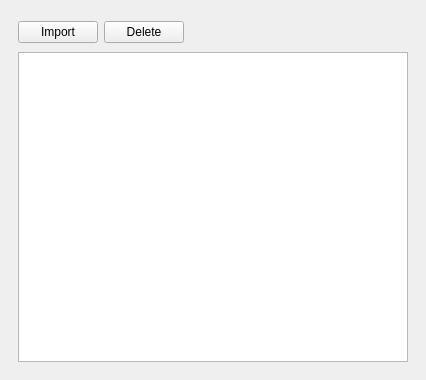
<?xml version="1.0" encoding="UTF-8"?>
<ui version="4.0">
 <class>mediaObjectDock</class>
 <widget class="QDockWidget" name="mediaObjectDock">
  <property name="geometry">
   <rect>
    <x>0</x>
    <y>0</y>
    <width>426</width>
    <height>380</height>
   </rect>
  </property>
  <property name="windowTitle">
   <string>Media Objects</string>
  </property>
  <widget class="QWidget" name="dockWidgetContents">
   <layout class="QVBoxLayout" name="verticalLayout_2">
    <item>
     <widget class="QWidget" name="widget" native="true">
      <layout class="QVBoxLayout" name="verticalLayout">
       <item>
        <layout class="QHBoxLayout" name="horizontalLayout">
         <item>
          <widget class="QPushButton" name="mediaObjectImportButton">
           <property name="text">
            <string>Import</string>
           </property>
          </widget>
         </item>
         <item>
          <widget class="QPushButton" name="mediaObjectDeleteButton">
           <property name="text">
            <string>Delete</string>
           </property>
          </widget>
         </item>
         <item>
          <spacer name="horizontalSpacer">
           <property name="orientation">
            <enum>Qt::Horizontal</enum>
           </property>
           <property name="sizeHint" stdset="0">
            <size>
             <width>88</width>
             <height>28</height>
            </size>
           </property>
          </spacer>
         </item>
        </layout>
       </item>
       <item>
        <widget class="QListWidget" name="mediaObjectItemList"/>
       </item>
      </layout>
     </widget>
    </item>
   </layout>
  </widget>
 </widget>
 <resources/>
 <connections/>
</ui>
